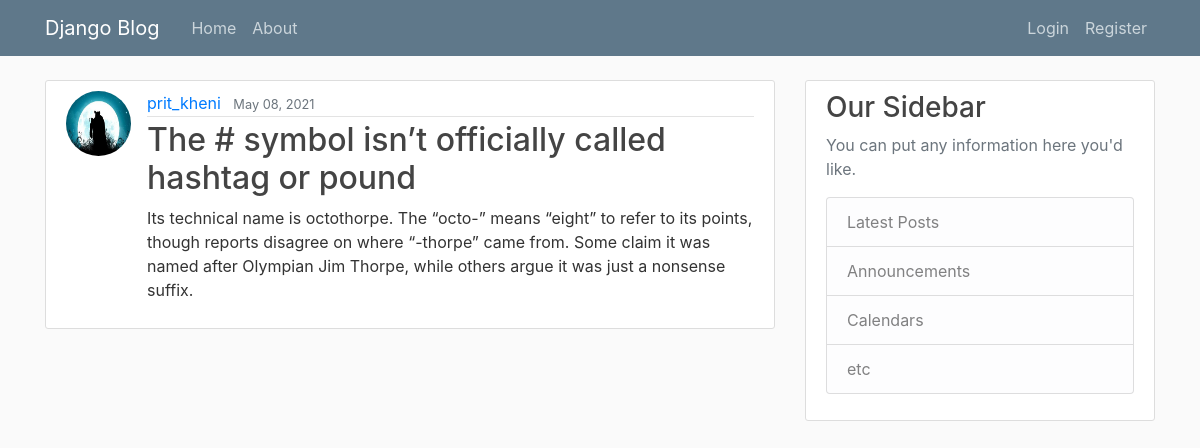
/post/45/, run on the app's committed database.
### blog/models.py (models this page shows, shortened)
class Post(models.Model):
    title =  models.CharField(max_length = 100)
    content = models.TextField()
    date_posted = models.DateTimeField(default = timezone.now)
    author = models.ForeignKey(User, on_delete = models.CASCADE)

### users/models.py (models this page shows, shortened)
class Profile(models.Model):
    user = models.OneToOneField(User, on_delete = models.CASCADE)
    image = models.ImageField(default= 'default.jpg', upload_to = 'profile_pics')

### blog/views.py (the view)
# urls.py: path('post/<int:pk>/',PostDetailView.as_view() ,name = 'post-detail'),
class PostDetailView(DetailView):
    model = Post

### blog/templates/blog/post_detail.html (shortened to what this page needs)
{% extends 'blog/base.html'%}
{% block content %}
 <article class="media content-section">
     <img src="{{ object.author.profile.image.url }}" class="rounded-circle article-img">
     <div class="media-body">
       <div class="article-metadata">
         <a class="mr-2" href="{% url 'user-posts' object.author.username %}">{{ object.author }}</a>
         <small class="text-muted">{{ object.date_posted |date:'F d, Y' }}</small>
       </div>
       <h2 class="article-title">{{ object.title }}</h2>
       <p class="article-content">{{ object.content }}</p>
    </div>
  </article>
{% endblock content %}

### blog/static/blog/main.css (style rules this page uses)
body { background: #fafafa; color: #333333; margin-top: 5rem; }
h1, h2, h3, h4, h5, h6 { color: #444444; }
.content-section { background: #ffffff; padding: 10px 20px; border: 1px solid #dddddd; border-radius: 3px; margin-bottom: 20px; }
.article-title { color: #444444; }
.article-content { white-space: pre-line; }
.article-img { height: 65px; width: 65px; margin-right: 16px; }
.article-metadata { padding-bottom: 1px; margin-bottom: 4px; border-bottom: 1px solid #e3e3e3 }

### data on the page
Post: author.profile.image (picture), author "prit_kheni", date_posted "May 08, 2021", title "The # symbol isn’t officially called hashtag or pound", content "Its technical name is octothorpe. The “octo-” means “eight” to refer to its points, though reports disagree on where “-thorpe” came from. Some claim it was named after Olympian Jim Thorpe, while others argue it was just a nonsense suffix."
